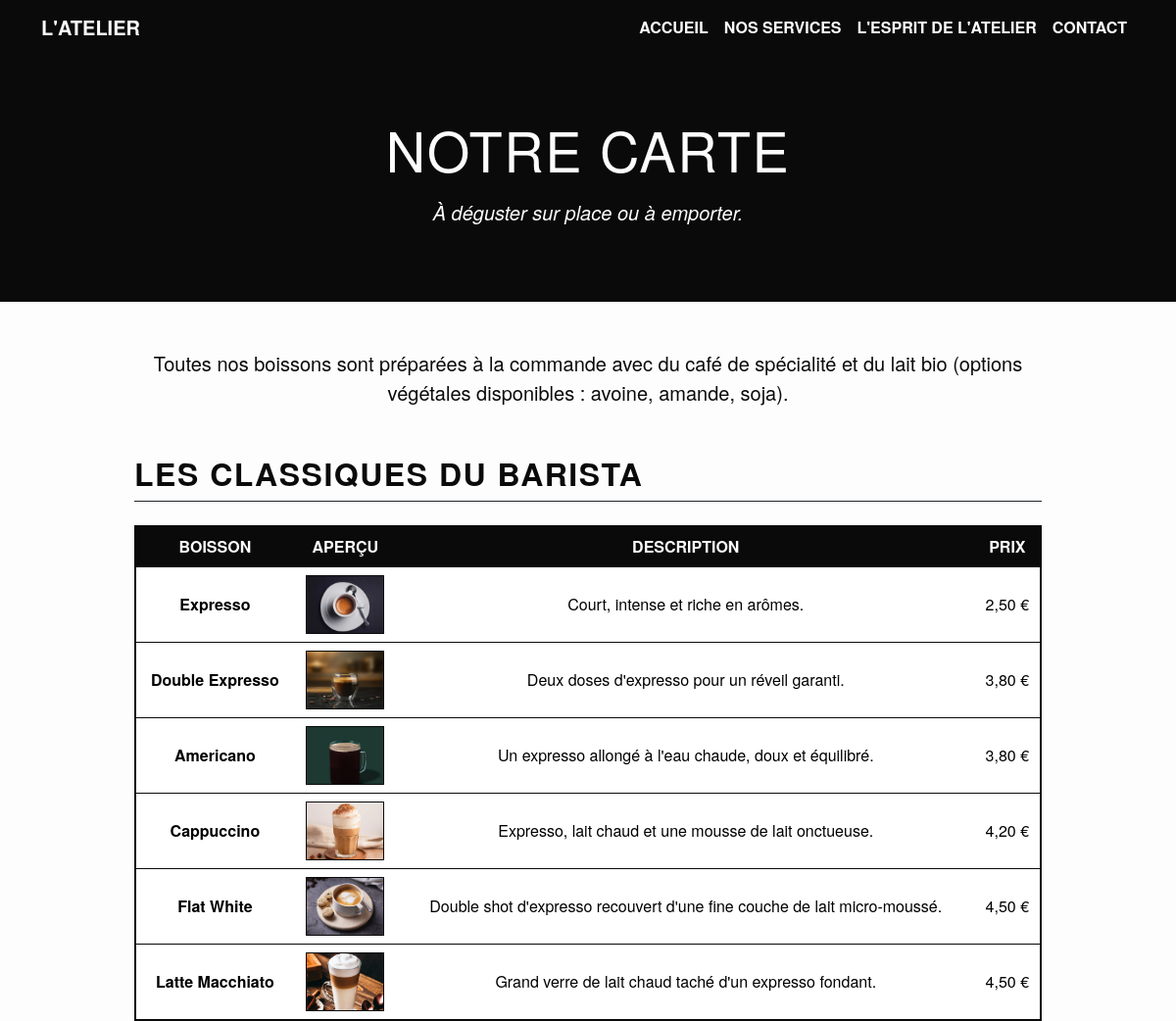
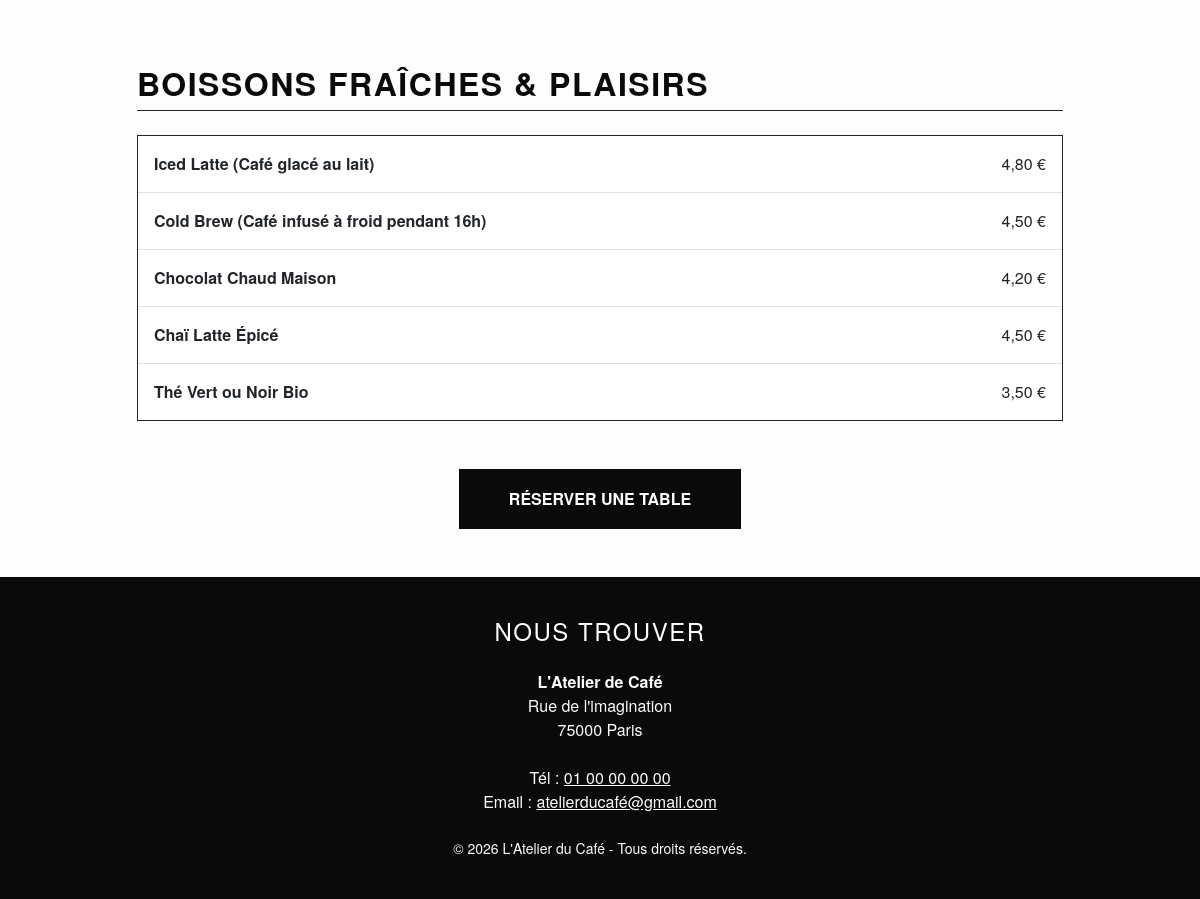
The app's page /service.php with its own data (2 pictures, top to bottom).
### tables this page shows
CREATE TABLE `services` (
  `id` int(11) NOT NULL,
  `nom` varchar(100) NOT NULL,
  `description` text DEFAULT NULL,
  `prix` decimal(5,2) NOT NULL,
  `image_url` varchar(255) DEFAULT NULL,
  `category_id` int(11) NOT NULL
);

### service.php (the view, shortened to what this page needs)
<?php
require_once 'config.php';
$stmtClassiques = $pdo->query("SELECT * FROM services WHERE category_id = 1");
$classiques = $stmtClassiques->fetchAll();
$stmtFraiches = $pdo->query("SELECT * FROM services WHERE category_id = 2");
$fraiches = $stmtFraiches->fetchAll();
?>
<!doctype html>
<html lang="fr">
<head>
  <link
    href="https://cdn.jsdelivr.net/npm/bootstrap@5.3.2/dist/css/bootstrap.min.css"
    rel="stylesheet" />
  <link rel="stylesheet" href="index.css" />
</head>
<body>
  <nav class="navbar navbar-expand-lg navbar-custom sticky-top">
    <div class="container">
      <a class="navbar-brand" href="index.html">L'Atelier</a>
      <div
        class="collapse navbar-collapse justify-content-end"
        id="navbarNav">
        <ul class="navbar-nav">
          <li class="nav-item">
            <a class="nav-link" href="index.php">Accueil</a>
          </li>
          <li class="nav-item">
            <a class="nav-link active" href="#service">Nos services</a>
          </li>
          <li class="nav-item">
            <a class="nav-link" href="about.php">L'Esprit de L'Atelier</a>
          </li>
          <li class="nav-item">
            <a class="nav-link" href="contact.php">Contact</a>
          </li>
        </ul>
      </div>
    </div>
  </nav>
  <header class="hero-section" style="padding: 60px 0">
    <div class="container">
      <h1 class="display-4">Notre Carte</h1>
      <p class="lead mt-3"><em>À déguster sur place ou à emporter.</em></p>
    </div>
  </header>
  <main class="container py-5">
    <div class="row">
      <div class="col-lg-10 mx-auto">
        <p class="text-center lead mb-5">
          Toutes nos boissons sont préparées à la commande avec du café de
          spécialité et du lait bio (options végétales disponibles : avoine,
          amande, soja).
        </p>
        <h2 class="mb-4 border-bottom border-dark pb-2">
          Les Classiques du Barista
        </h2>
        <div class="table-responsive mb-5">
          <table class="table table-bw text-center align-middle">
            <thead>
              <tr>
                <th>Boisson</th>
                <th>Aperçu</th>
                <th>Description</th>
                <th>Prix</th>
              </tr>
            </thead>
            <tbody>
              <?php foreach ($classiques as $boisson): ?>
                <tr>
                  <td class="fw-bold"><?= htmlspecialchars($boisson['nom']) ?></td>
                  <td>
                    <?php if (!empty($boisson['image_url'])): ?>
                      <img
                        src="<?= htmlspecialchars($boisson['image_url']) ?>"
                        alt="<?= htmlspecialchars($boisson['nom']) ?>"
                        width="80"
                        height="60"
                        class="img-coffee"
                        loading="lazy" />
                    <?php endif; ?>
                  </td>
                  <td><?= htmlspecialchars($boisson['description']) ?></td>
                  <td><?= number_format($boisson['prix'], 2, ',', ' ') ?> €</td>
                </tr>
              <?php endforeach; ?>
            </tbody>
          </table>
        </div>
        <h2 class="mb-4 border-bottom border-dark pb-2">
          Boissons Fraîches & Plaisirs
        </h2>
        <ul class="list-group list-group-flush border border-dark mb-5">
          <?php foreach ($fraiches as $boisson): ?>
            <li class="list-group-item d-flex justify-content-between align-items-center py-3">
              <strong>
                <?= htmlspecialchars($boisson['nom']) ?>
                <?php if (!empty($boisson['description'])): ?>
                  (<?= htmlspecialchars($boisson['description']) ?>)
                <?php endif; ?>
              </strong>
              <span><?= number_format($boisson['prix'], 2, ',', ' ') ?> €</span>
            </li>
          <?php endforeach; ?>
        </ul>
        <div class="text-center mt-4">
          <a href="index.php#horaires" class="btn btn-custom px-5 py-3">Réserver une table</a>
        </div>
      </div>
    </div>
  </main>
  <footer id="contact">
    <div class="container">
      <h2 class="h4 mb-4">Nous trouver</h2>
      <address class="mb-4 fst-normal">
        <strong>L'Atelier de Café</strong><br />
        Rue de l'imagination<br />
        75000 Paris<br /><br />
        Tél : <a href="tel:+33100000000">01 00 00 00 00</a><br />
        Email :
        <a href="mailto:atelierducafé@gmail.com">atelierducafé@gmail.com</a>
      </address>
      <p class="mb-0 small">
        © 2026 L'Atelier du Café - Tous droits réservés.
      </p>
    </div>
  </footer>
</body>
</html>

### index.css (style rules this page uses)
:root { --black: #0a0a0a; --white: #fdfdfd; --grey: #e0e0e0; }
body { background-color: var(--white); color: var(--black); font-family: "Helvetica Neue", Arial, sans-serif; }
h1, h2, h3 { text-transform: uppercase; font-weight: 700; letter-spacing: 1.5px; }
.navbar-custom { background-color: var(--black); border-bottom: 3px solid var(--black); }
.navbar-custom .nav-link, .navbar-custom .navbar-brand { color: var(--white) !important; text-transform: uppercase; font-weight: bold; transition: color 0.3s ease; }
.hero-section { background-color: var(--black); color: var(--white); padding: 80px 0; text-align: center; }
.table-bw { border: 2px solid var(--black); }
.table-bw th { background-color: var(--black); color: var(--white); text-transform: uppercase; }
.table-bw td { vertical-align: middle; border-color: var(--black); }
.btn-custom { background-color: var(--black); color: var(--white); border: 2px solid var(--black); border-radius: 0; text-transform: uppercase; font-weight: bold; transition: all 0.3s ease; }
footer { background-color: var(--black); color: var(--white); padding: 40px 0; text-align: center; }
footer a { color: var(--white); text-decoration: underline; }
.img-coffee { object-fit: cover; border: 1px solid var(--black); }

### records on screen
services: nom "Expresso", image_url (picture), description "Court, intense et riche en arômes.", prix "2,50"
services: nom "Double Expresso", image_url (picture), description "Deux doses d'expresso pour un réveil garanti.", prix "3,80"
services: nom "Americano", image_url (picture), description "Un expresso allongé à l'eau chaude, doux et équilibré.", prix "3,80"
services: nom "Cappuccino", image_url (picture), description "Expresso, lait chaud et une mousse de lait onctueuse.", prix "4,20"
services: nom "Flat White", image_url (picture), description "Double shot d'expresso recouvert d'une fine couche de lait micro-moussé.", prix "4,50"
services: nom "Latte Macchiato", image_url (picture), description "Grand verre de lait chaud taché d'un expresso fondant.", prix "4,50"
services: nom "Iced Latte", description "Café glacé au lait", prix "4,80"
services: nom "Cold Brew", description "Café infusé à froid pendant 16h", prix "4,50"
services: nom "Chocolat Chaud Maison", prix "4,20"
services: nom "Chaï Latte Épicé", prix "4,50"
services: nom "Thé Vert ou Noir Bio", prix "3,50"
